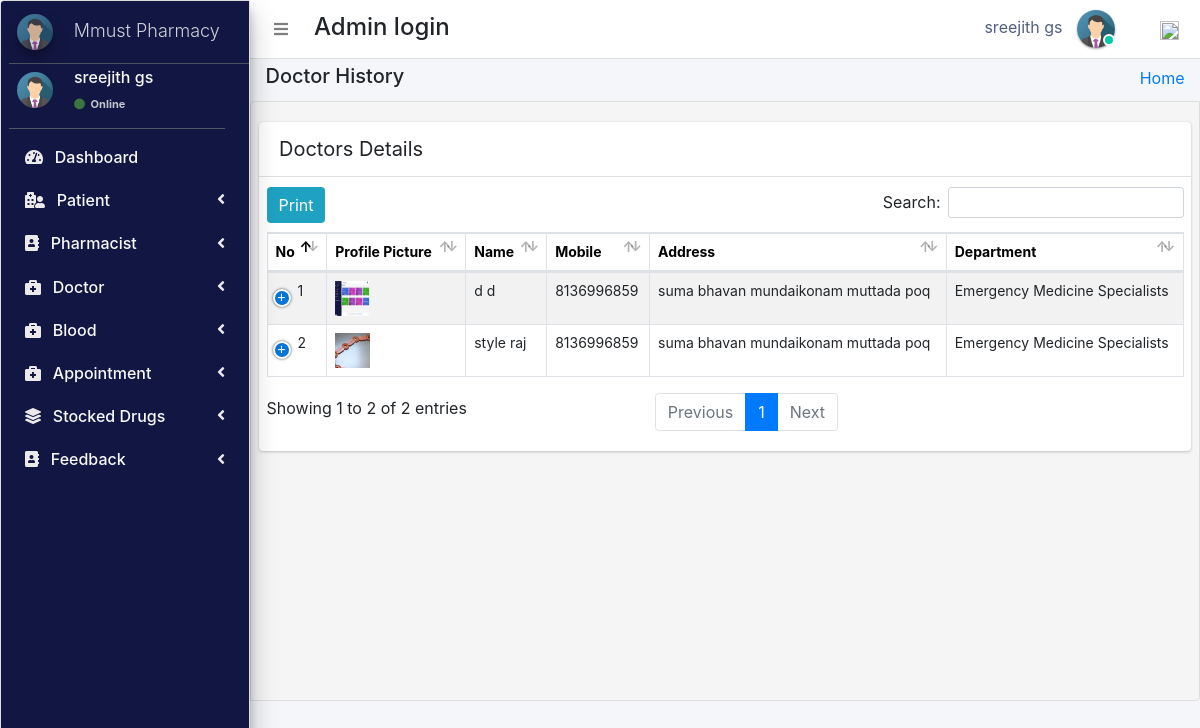
/admin_doctor_history (signed in), run on the app's committed database.
### hospital/models.py (models this page shows, shortened)
class Doctor(models.Model):
    user=models.OneToOneField(User,on_delete=models.CASCADE)
    profile_pic= models.ImageField(upload_to='profile_pic/DoctorProfilePic/',null=True,blank=True)
    address = models.CharField(max_length=40)
    mobile = models.CharField(max_length=20,null=True)
    department= models.CharField(max_length=50,choices=departments,default='Cardiologist')
    status=models.BooleanField(default=False)
    @property
    def get_name(self):
        return self.user.first_name+" "+self.user.last_name

### hospital/views.py (the view)
# urls.py: path('admin_doctor_history', views.admin_doctor_history,name='admin_doctor_history'),
@login_required(login_url='adminlogin')
@user_passes_test(is_admin)
def admin_doctor_history(request):
    doctors=models.Doctor.objects.all()
    return render(request,'hod_templates/view_doctor.html',{'doctors':doctors})

### hospital/views.py (called while the page is built)
def is_admin(user):
    return user.groups.filter(name='ADMIN').exists()

### templates/hod_templates/view_doctor.html (shortened to what this page needs)
{% extends 'hod_templates/base_template.html'%} {% block page_title %}
{%load static%}
<h5>Doctor History</h5>
{% endblock page_title %} {% block main_content %}
<section class="content">
    <div class="row">
        <div class="col-md-12">
            <div class="card card-primar sc">
                <div class="card-header">
                    <span>Doctors Details</span>
                </div>
                <table class="table table-bordered table-hover dataTable" id="plist">
                    <thead>
                        <tr>
                            <th>No</th>
                            <th>Profile Picture</th>
                            <th>Name</th>
                            <th>Mobile</th>
                            <th>Address</th>
                            <th>Department</th>
                        </tr>
                    </thead>
                    <tbody>
                        {% for doctor in doctors %}
                        <tr class="hov">
                            <td>{{forloop.counter}}</td>
                            <td> <img src="{% static doctor.profile_pic.url %}" class="" width="35" height="35" alt=""></td>
                            <td>{{doctor.get_name}}</td>
                            <td>{{doctor.mobile}}</td>
                            <td>{{doctor.address}}</td>
                            <td>{{doctor.department}}</td>
                        </tr>
                        {% endfor %}
                    </tbody>
                </table>
            </div>
        </div>
    </div>
</section>
{% endblock %}

### templates/hod_templates/base_template.html (shortened to what this page needs)
{% extends 'base_file.html' %} {% block htm %}
<body class="hold-transition sidebar-mini layout-fixed">
    <div class="wrapper">
        <nav class="main-header navbar navbar-expand navbar-white navbar-light">
            <ul class="navbar-nav">
                <li class="nav-item">
                    <a class="nav-link" data-widget="pushmenu" href="#" role="button"><i class="fas fa-bars"></i></a>
                </li>
            </ul>
            <h4 style="margin-left: 10px; margin-top: 5px;">Admin login </h4>
            <ul class="navbar-nav ml-auto">
                <li class="mx-3">
                    <a href="#" class="sm-submenu-with-image a">
                        <span>{{user.first_name}}  {{user.last_name}}</span>
                        <img src="static/images/admin.png" class="img-circle elevation-1" width="38" height="38" alt="">
                        <span class="avatar-status avatar-sm-status avatar-status-success"></span>
                    </a>
                </li>
                <li class="nav-item dropdown ml-3 low">
                    <a href="#" class="btn btn-outlined btn-black text-muted bg-transparent " data-toggle="dropdown" aria-expanded="false" data-wow-delay="0.7s"><img src="https://img.icons8.com/ios/50/000000/settings.png" width="19" height="19">
                    </a>
                </li>
            </ul>
        </nav>
        {% include 'hod_templates/sidebar.html'%}
        <div class="content-wrapper">
            <div class="content-header">
                <div class="container-fluid">
                    <div class="row ">
                        <div class="col-sm-6">
                            <h1 class="m-0 text-dark">
                                {% block page_title %} {% endblock page_title %}
                            </h1>
                        </div>
                        <div class="col-sm-6 ">
                            <ol class="breadcrumb float-sm-right">
                                <li class="breadcrumb-item"><a href="">Home</a></li>
                            </ol>
                        </div>
                    </div>
                </div>
            </div>
            {% block main_content %} {% endblock main_content %}
        </div>
    </div>
    {% endblock htm %}

### templates/hod_templates/sidebar.html (shortened to what this page needs)
<aside class="main-sidebar sidebar-dark-primary elevation-4">
    <a href="" class="brand-link ml-2">
        <img src="static/images/admin.png" alt="" width="36" height="36" class=" img-circle elevation-3" style="opacity: .8">
        <span class="brand-text font-weight-light mt-1 ml-3 mmust">Mmust Pharmacy</span>
    </a>
    <div class="sidebar">
        <div class="user-panel mr-3">
            <div class="pull-left image sm-submenu-with-image a ml-2 ">
                <img src="static/images/admin.png" class="img-circle mt-2" width="36" height="36" alt="User Image">
            </div>
            <div class="pull-left info">
                <p>{{user.first_name}} {{user.last_name}}</p>
                <a href="#"><i class="fa fa-circle text-success "></i> Online</a>
            </div>
        </div>
        <nav class="mt-2">
            <ul class="nav nav-pills nav-sidebar flex-column" data-widget="treeview" role="menu" data-accordion="false">
                <li class="nav-item">
                    <a href="/admin-dashboard" class="nav-link">
                        <i class="fas fa-tachometer-alt mr-2"></i>
                        <p>
                            Dashboard
                        </p>
                    </a>
                </li>
                <li class="nav-item">
                    <a href="#" class="nav-link">
                        <i class="fas fa-hospital-user mr-2"></i>
                        <p>
                            Patient
                            <i class="right fas fa-angle-left"></i>
                        </p>
                    </a>
                </li>
                <li class="nav-item">
                    <a href="#" class="nav-link">
                        <i class="fas fa-address-book mr-2"></i>
                        <p>
                            Pharmacist
                            <i class="right fas fa-angle-left"></i>
                        </p>
                    </a>
                </li>
                <li class="nav-item">
                    <a href="#" class="nav-link">
                        <i class="fas fa-briefcase-medical mr-2"></i>
                        <p>
                            Doctor
                            <i class="right fas fa-angle-left"></i>
                        </p>
                    </a>
                </li>
                <li class="nav-item">
                    <a href="#" class="nav-link">
                        <i class="fas fa-briefcase-medical mr-2"></i>
                        <p>
                            Blood
                            <i class="right fas fa-angle-left"></i>
                        </p>
                    </a>
                    </li>
                    <li class="nav-item">
                        <a href="#" class="nav-link">
                            <i class="fas fa-briefcase-medical mr-2"></i>
                            <p>
                                Appointment
                                <i class="right fas fa-angle-left"></i>
                            </p>
                        </a>
                        </li>
                        <li class="nav-item">
                            <a href="#" class="nav-link">
                                <i class="fas fa-layer-group mr-2"></i>
                                <p>
                                    Stocked Drugs
                                    <i class="right fas fa-angle-left"></i>
                                </p>
                            </a>
                        </li>
                        <li class="nav-item">
                            <a href="#" class="nav-link">
                                <i class="fas fa-address-book mr-2"></i>
                                <p>
                                    Feedback
                                    <i class="right fas fa-angle-left"></i>
                                </p>
                            </a>
                        </li>
            </ul>
        </nav>
    </div>
</aside>

### static/css/main.css (style rules this page uses)
html { font-family: sans-serif; line-height: 1.15; -webkit-text-size-adjust: 100%; -webkit-tap-highlight-color: transparent; }
body { overflow-y: hidden; overflow-x: hidden; font-family: -apple-system, BlinkMacSystemFont, "Segoe UI", Roboto, "Helvetica Neue", Arial, "Noto Sans", sans-serif, "Apple Color Emoji", "Segoe UI Emoji", "Segoe UI Symbol", "Noto Color Emoji" !important; }
th { color: rgb(0, 0, 0); font-size: 14px !important; }
.content { background-color: #f5f5f5; border: 1px solid #dddddd; border-radius: 4px 0px 4px 0px; left: -1px; padding: 10px 7px 5px; }
.main-sidebar { background: #ffffff; border: 1px solid #dddddd; border-radius: 4px 0px 4px 0px; font-weight: bold; }
.content { height: 75vh; overflow-y: scroll; overflow-x: hidden; }
.sc { white-space: nowrap; display: block; overflow-x: hidden !important; }
.content .row { margin-top: 20px !important; }
.main-sidebar { background-color: #121642 !important; color: white !important; }
.main-sidebar p { color: #f8f8f8 !important; font-weight: 500 !important }
.main-sidebar i { color: rgb(235, 233, 233) !important; }
td { font-size: 14px !important; }
.hov { transition: transform .5s; }
.avatar-status { position: absolute; bottom: 12px; right: 75.4px; display: -ms-inline-flexbox; display: inline-flex; -ms-flex-negative: 0; flex-shrink: 0; -ms-flex-pack: center; justify-content: center; -ms-flex-align: center; align-items: center; white-space: nowrap; text-align: center; vertical-align: baseline; font-weight: 600; border: .125rem solid #fff; width: 12px; height: 12px; line-height: 1; font-size: .71094rem; border-radius: 50%; }
.avatar-status-success { color: #fff; background-color: #00c9a7; }
.card-header span { font-size: 20px !important; }
.table>tbody>tr>td, .table>tbody>tr>th, .table>tfoot>tr>td, .table>tfoot>tr>th, .table>thead>tr>td, .table>thead>tr>th { padding: 8px; line-height: 1.42857143; vertical-align: top; }
.pull-left { float: left; }
.pull-left { float: left!important; }
.user-panel>.info { padding: 5px 5px 5px 15px; line-height: 1; position: absolute; left: 55px; }
.user-panel>.info>p { font-weight: 600; margin-bottom: 9px; }
p { margin: 0 0 10px; }
.user-panel { padding-bottom: 20px; }
.user-panel:after { clear: both; }
.user-panel:before, .user-panel:after { content: " "; display: table; }
.user-panel>.info>a>.fa, .user-panel>.info>a>.ion, .user-panel>.info>a>.glyphicon { margin-right: 3px; }
.fa-circle { color: #3c763d !important; }
.user-panel i { color: #3c763d !important; }
.user-panel>.info>a { text-decoration: none; padding-right: 5px; margin-top: 3px; font-size: 11px; overflow: hidden; white-space: nowrap; }
.mmust { overflow: hidden; white-space: nowrap; font-size: 18px; }
.table { background: white !important; }
.container-fluid { width: 100%; padding-right: 15px; padding-left: 15px; margin-right: auto; margin-left: auto; }
.row { display: flex; flex-wrap: wrap; margin-right: -15px; margin-left: -15px; }
.table tbody tr:nth-of-type(odd) { background-color: rgba(0, 0, 0, .05) !important; }
.table tbody tr:nth-of-type(odd) { background-color: rgba(197, 197, 197, 0.05) !important; }
.img-circle { border-radius: 50%; }
.content-wrapper .content-header { padding: 5px 0.5rem !important; }

### static/css/profile.css (style rules this page uses)
li { list-style-type: none ! }
.navbar-nav span { color: #525f7f !important; margin-right: 10px !important; }
body { font-family: 'Rubik', sans-serif; height: 100% !important; }
.table tbody tr:nth-of-type(odd) { background-color: rgba(0, 0, 0, .05) !important; }

### data on the page
Doctor: profile_pic (picture), get_name "d d", mobile "8136996859", address "suma bhavan mundaikonam muttada poq", department "Emergency Medicine Specialists"
Doctor: profile_pic (picture), get_name "style raj", mobile "8136996859", address "suma bhavan mundaikonam muttada poq", department "Emergency Medicine Specialists"

### other printed values
{{ user.first_name }} "sreejith"
{{ user.last_name }} "gs"
